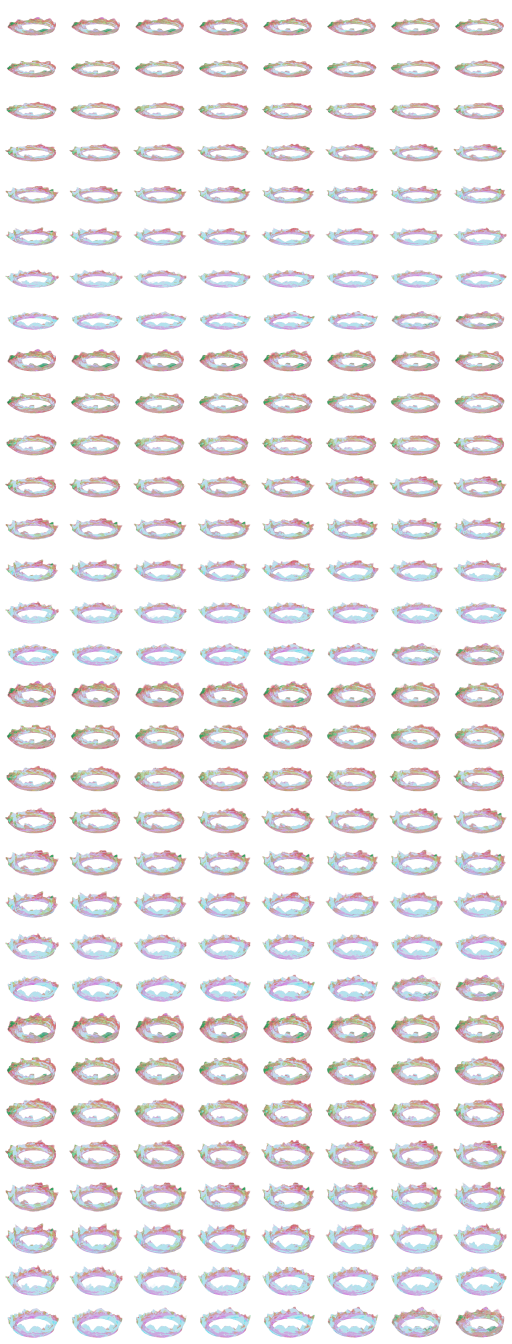
#> input picture assets/core_motion.png, 2560 x 6720 px (shown at 1/5 size)
$ python prepare_core_motion.py ../assets/core_motion.png out.png
#> lines starting #> are read from the running program, lines starting #| are printed output that depends on the picture
"""Offline cyclic inbetweening of the approved 4x4 RGBA keyframe sheet.

Usage: python scripts/prepare_core_motion.py keyframes.png assets/core_motion.png
Build-only dependencies: Pillow, numpy, opencv-python-headless.
No image-processing dependencies are needed by the desktop player.
"""
import argparse
import numpy as np
import cv2
from PIL import Image

WIDTH, HEIGHT, PHASES = 320, 210, 256
Y, X = np.mgrid[:HEIGHT, :WIDTH].astype(np.float32)


def inverse_warp(frame, flow, amount):
    mx, my = X.copy(), Y.copy()
    for _ in range(4):
        displacement = cv2.remap(flow, mx, my, cv2.INTER_LINEAR,
                                 borderMode=cv2.BORDER_REPLICATE)
        mx, my = X - amount * displacement[..., 0], Y - amount * displacement[..., 1]
    return cv2.remap(frame, mx, my, cv2.INTER_LINEAR)


def smooth_colour(atlas):
    """Slow colour changes, preserving every frame's geometry and alpha."""
    frames, means = [], []
    for i in range(PHASES):
        frame = np.array(atlas.crop((i%8*WIDTH, i//8*HEIGHT,
                                    (i%8+1)*WIDTH, (i//8+1)*HEIGHT)))
        weight = frame[..., 3:4].astype(np.float32)/255
        means.append((frame[..., :3]*weight).sum((0, 1))/max(1, weight.sum()))
        frames.append(frame)
    means = np.asarray(means)
    offsets = np.arange(-36, 37)
    kernel = np.exp(-.5*(offsets/12)**2)
    kernel /= kernel.sum()
    target = sum(np.roll(means, int(offset), axis=0)*weight
                 for offset, weight in zip(offsets, kernel))
    gains = np.clip(target/np.maximum(means, 1), .8, 1.2)
    result = Image.new('RGBA', atlas.size)
    for i, frame in enumerate(frames):
        rgb = np.clip(frame[..., :3].astype(np.float32)*gains[i], 0, 254)
        frame[..., :3] = (np.rint(rgb/2)*2).astype(np.uint8)
        frame[frame[..., 3] == 0, :3] = 0
        result.paste(Image.fromarray(frame), ((i%8)*WIDTH, (i//8)*HEIGHT))
    return result


def build(source, destination):
#> called with source = '../assets/core_motion.png', destination = 'out.png'
    sheet = Image.open(source).convert('RGBA')
#> sheet is the input picture: PIL image 2560x6720 RGBA; mean R, G, B, A 47.6, 44.3, 46.2, 59.3
    keys, gray = [], []
    for i in range(16):
        col, row = i % 4, i // 4
        tile = sheet.crop((col*sheet.width//4, row*sheet.height//4,
                           (col+1)*sheet.width//4, (row+1)*sheet.height//4))
        rgba = np.asarray(tile.resize((WIDTH, HEIGHT), Image.Resampling.LANCZOS)).astype(np.float32)/255
        # Remove extraction fringe once, never threshold interpolated coverage.
        rgba[..., 3] = np.clip((rgba[..., 3]*255-220)/32, 0, 1)
        rgba[..., :3] *= rgba[..., 3:]
        keys.append(rgba)
        gray.append(cv2.cvtColor((rgba[..., :3]*255).astype(np.uint8), cv2.COLOR_RGB2GRAY))
#> this loop made 16 passes
#> pass 1, in build, `tile = sheet.crop((col*sheet.width//4, row*sheet.height//4, (col+1)*sh..`:
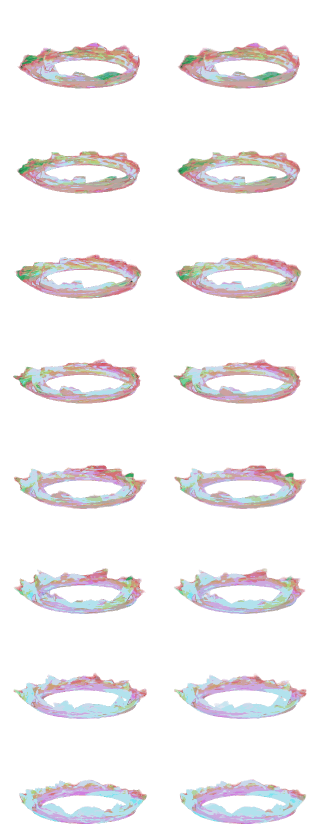
#> tile: PIL image 640x1680 RGBA (shown at 1/2 size); mean R, G, B, A 35.7, 33.1, 34.3, 44.7; transparent parts drawn white
#> after the loop:
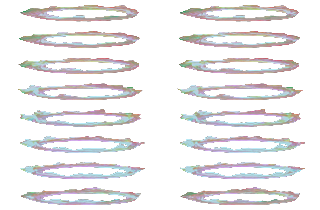
#> rgba: shape (210, 320, 4) float32; mean R, G, B, A 0.16, 0.154, 0.159, 0.215; transparent parts drawn white
#> after the loop, gray = 16 items; keys = 16 items
    estimator = cv2.DISOpticalFlow_create(cv2.DISOPTICAL_FLOW_PRESET_MEDIUM)
    estimator.setUseSpatialPropagation(True)
    frames = []
    for i, a in enumerate(keys):
        j = (i+1) % len(keys)
        forward = estimator.calc(gray[i], gray[j], None)
        backward = estimator.calc(gray[j], gray[i], None)
        for step in range(PHASES//16):
            t = step/(PHASES//16)
            frames.append(inverse_warp(a, forward, t)*(1-t) +
                          inverse_warp(keys[j], backward, 1-t)*t)
#> this loop made 16 passes
#> j on passes 1 to 12: 1, 2, 3, 4, 5, 6, 7, 8, 9, 10, 11, 12
#> pass 1, in inverse_warp (call 2), `mx, my = X.copy(), Y.copy()`:
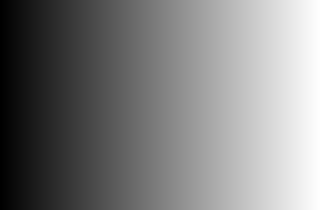
#> mx: shape (210, 320) float32; min 0, max 319, mean 159.5; drawn with min black and max white
#> pass 1, in inverse_warp (call 2), `mx, my = X.copy(), Y.copy()`:
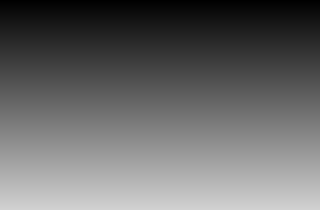
#> my: shape (210, 320) float32; min 0, max 209, mean 104.5
#> after the loop, frames = 256 items
    # Circular filtering also smooths velocity changes at source keyframes and
    # the last/first join. Work in premultiplied RGBA to retain clean edges.
    atlas = Image.new('RGBA', (WIDTH*8, HEIGHT*(PHASES//8)))
#> atlas: PIL image 2560x6720 RGBA; every value is 0
    kernel = (1, 4, 6, 4, 1)
    for i in range(PHASES):
        frame = sum(frames[(i+offset-2) % PHASES]*weight
                    for offset, weight in enumerate(kernel))/16
        alpha = frame[..., 3:]
        rgb = frame[..., :3]/np.maximum(alpha, 1/65535)
        rgba = np.clip(np.dstack((rgb, alpha))*255+.5, 0, 255).astype(np.uint8)
        # One-bit RGB rounding reduces storage noise without a shared palette.
        # Keep all 256 alpha levels for subpixel contour coverage.
        rgba[..., :3] = (np.minimum(254, rgba[..., :3].astype(np.uint16)+1)//2*2).astype(np.uint8)
        rgba[rgba[..., 3] == 0, :3] = 0
        atlas.paste(Image.fromarray(rgba), ((i%8)*WIDTH, (i//8)*HEIGHT))
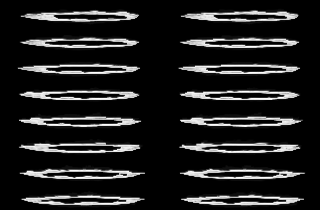
#> alpha: shape (210, 320, 1) float32; min 0, max 0.999, mean 0.126
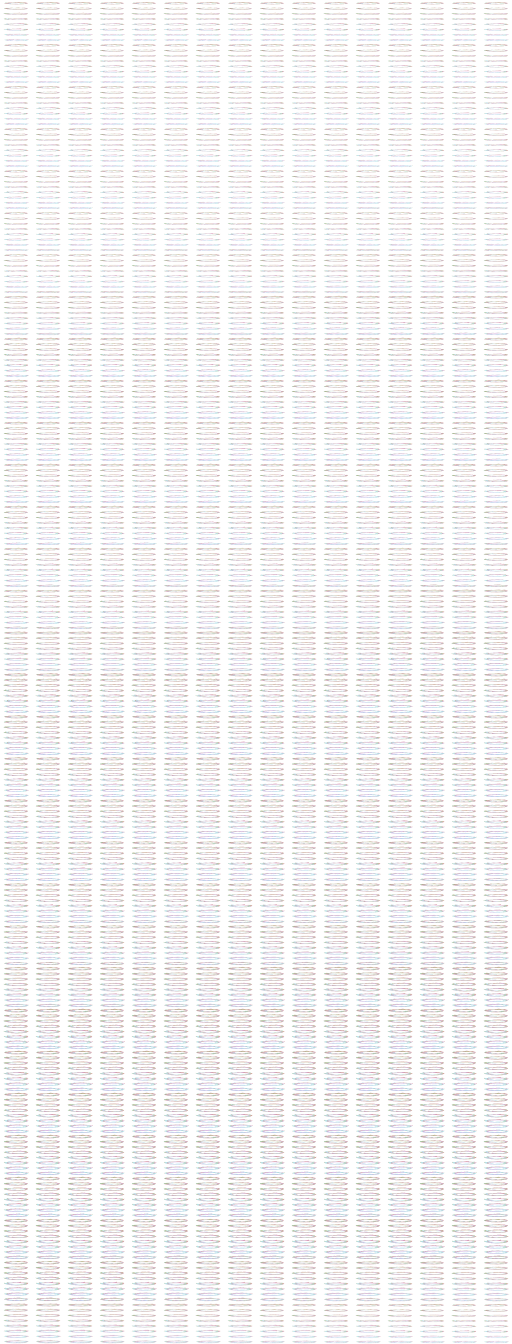
#> atlas: PIL image 2560x6720 RGBA (shown at 1/5 size); mean R, G, B, A 49.9, 47.4, 49, 42.6; transparent parts drawn white
    # Preserve full colour and alpha; palette reduction causes contour flashing.
    smooth_colour(atlas).save(destination, optimize=True)
#> after the loop in smooth_colour, `for i in range(PHASES):`: means = 256 items, first 6: [192.2, 183.1, 188], [192.3, 183.2, 188.1], [192.3, 183.3, 188.3], [192.3, 183.4, 188.5], [192.3, 183.5, 188.7], [192.3, 183.6, 188.9]
#> in smooth_colour, `means = np.asarray(means)`: means = 256 rows, first 8: [192.2, 183.1, 188], [192.3, 183.2, 188.1], [192.3, 183.3, 188.3], [192.3, 183.4, 188.5], [192.3, 183.5, 188.7], [192.3, 183.6, 188.9], [192.3, 183.7, 189.1], [192.3, 183.8, 189.4]
#> in smooth_colour, `target = sum(np.roll(means, int(offset), axis=0)*weight for offset, we..`: target = 256 rows, first 8: [191.9, 183.7, 189.4], [192, 183.7, 189.4], [192, 183.8, 189.4], [192, 183.8, 189.5], [192, 183.8, 189.6], [192.1, 183.9, 189.6], [192.1, 183.9, 189.7], [192.1, 184, 189.8]
#> in smooth_colour, `gains = np.clip(target/np.maximum(means, 1), .8, 1.2)`: gains = 256 rows, first 8: [0.998, 1, 1.01], [0.998, 1, 1.01], [0.999, 1, 1.01], [0.999, 1, 1.01], [0.999, 1, 1], [0.999, 1, 1], [0.999, 1, 1], [0.999, 1, 1]
#> the loop in smooth_colour, `for i, frame in enumerate(frames):` made 256 passes
#> pass 3, in smooth_colour, `rgb = np.clip(frame[..., :3].astype(np.float32)*gains[i], 0, 254)`:
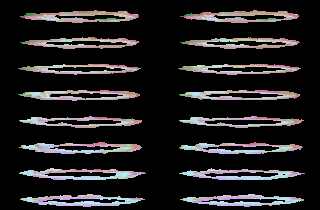
#> rgb: shape (210, 320, 3) float32; mean of channels 0, 1, 2 33.6, 32, 33.1; drawn as R, G, B


if __name__ == '__main__':
    parser = argparse.ArgumentParser(description=__doc__)
    parser.add_argument('source')
    parser.add_argument('destination')
    args = parser.parse_args()
    build(args.source, args.destination)
